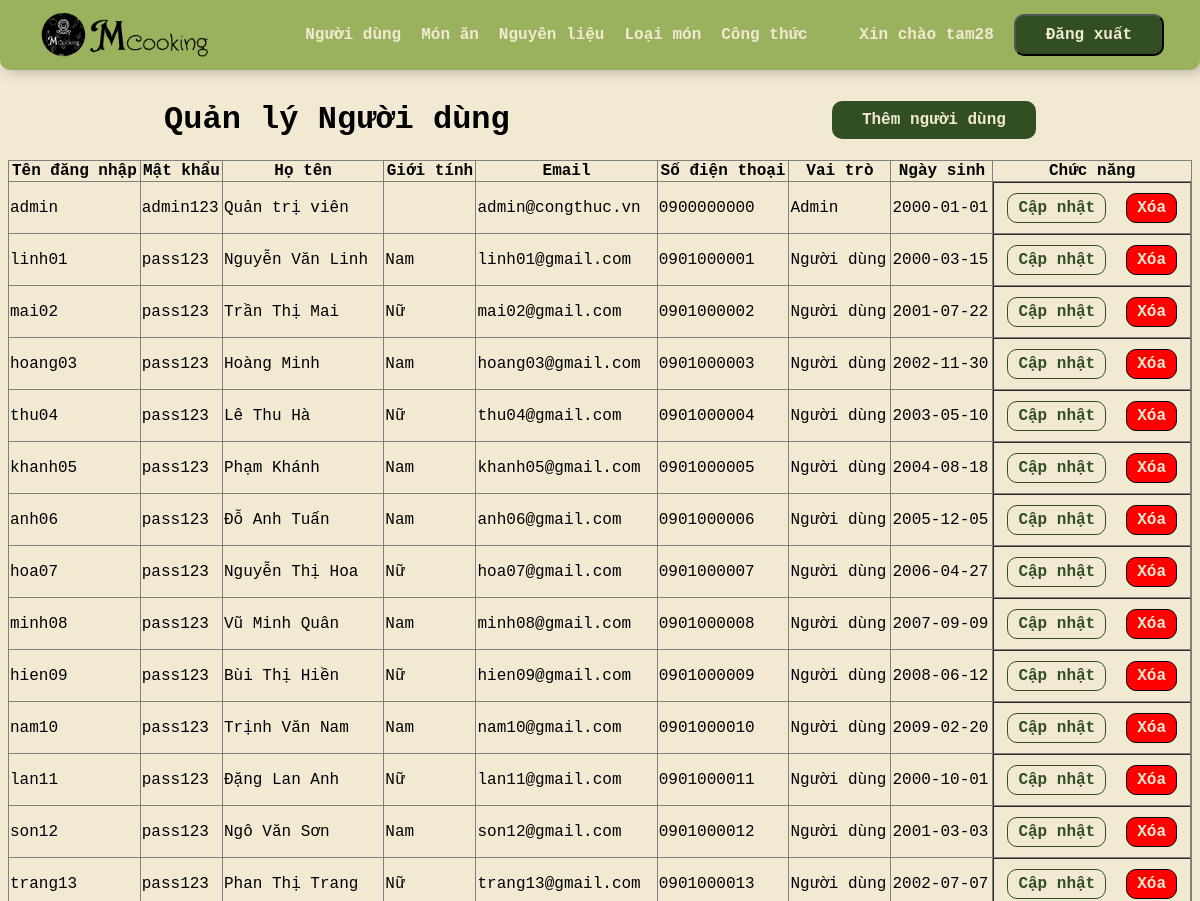
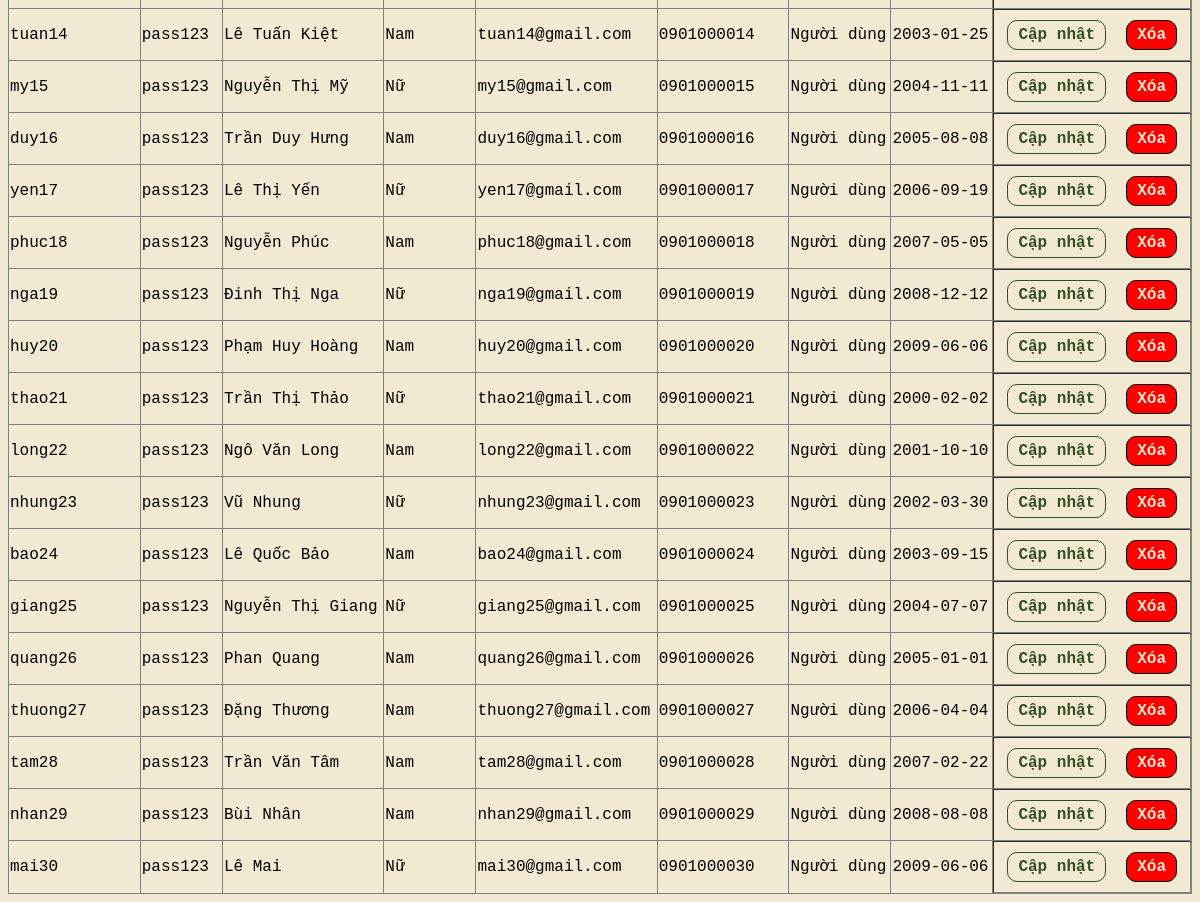
/gdadmin/admin.php?page=nguoidung (signed in), run on the app's committed database (2 pictures, top to bottom).
### tables this page shows
CREATE TABLE IF NOT EXISTS nguoi_dung(
	id INT PRIMARY KEY AUTO_INCREMENT,
	ten_dang_nhap VARCHAR(50) NOT NULL,
	mat_khau VARCHAR(50) NOT NULL,
	ho_ten VARCHAR(50),
    gioi_tinh VARCHAR(5),
	email VARCHAR(50),
	sdt VARCHAR(10),
	vai_tro_id INT,
	ngay_sinh DATE,
	FOREIGN KEY (vai_tro_id) REFERENCES vai_tro(id)
);

CREATE TABLE IF NOT EXISTS vai_tro(
	id INT PRIMARY KEY AUTO_INCREMENT,
	ten_vai_tro VARCHAR(20)
);

### gdadmin/nguoidung/nguoidung.php (the view, shortened to what this page needs)
<!DOCTYPE html>
<html lang="en">
<head>
    <link rel="stylesheet" href="cacbang.css">
</head>
<body>
    <div class="dau">
        <h1>Quản lý Người dùng</h1>
        <a href="admin.php?page=themnguoidung" class="nut">Thêm người dùng</a>
    </div>
    <table border=1>
        <tr>
            <th>Tên đăng nhập</th>
            <th>Mật khẩu</th>
            <th>Họ tên</th>
            <th>Giới tính</th>
            <th>Email</th>
            <th>Số điện thoại</th>
            <th>Vai trò</th>
            <th>Ngày sinh</th>
            <th>Chức năng</th>
        </tr>
        <?php
            include('../connect.php');
            $sql = "SELECT nd.*, vt.ten_vai_tro from nguoi_dung nd join vai_tro vt on nd.vai_tro_id = vt.id";
            $result = mysqli_query($conn,$sql);
            while($row = mysqli_fetch_array($result)){
        ?>
        <tr>
            <td><?php echo $row['ten_dang_nhap']?></td>
            <td><?php echo $row['mat_khau']?></td>
            <td><?php echo $row['ho_ten']?></td>
            <td><?php echo $row['gioi_tinh']?></td>
            <td><?php echo $row['email']?></td>
            <td><?php echo $row['sdt']?></td>
            <td><?php echo $row['ten_vai_tro']?></td>
            <td><?php echo $row['ngay_sinh']?></td>
            <td class="chucnang">
                <a href="admin.php?page=capnhatnguoidung&id=<?php echo $row['id']?>" class="nutcapnhat">Cập nhật</a>
                <a href="nguoidung/xoanguoidung.php?id=<?php echo $row['id']?>" class="nutxoa">Xóa</a>
            </td>
        </tr>
        <?php }?>
    </table>
</body>
</html>

### gdadmin/admin.css (style rules this page uses)
body { font-family: 'Courier New', Courier, monospace; background-color: #f1e9d2; font-size: 16px; }

### gdadmin/cacbang.css (style rules this page uses)
body { font-family: 'Courier New', Courier, monospace; font-size: 16px; display:flex; flex-direction: column; margin-top:10vh; }
a { text-decoration: none; }
.nut { color: #f1e9d2; background-color: #324f23; font-size: 16px; border-radius: 10px; padding:10px 30px; margin-left: 10px; }
.nutcapnhat { background-color: #f1e9d2; color:#324f23; border-radius: 10px; padding:5px 10px; border: 1px solid #324f23; margin:5px; }
.nutxoa { background-color: red; color: #f1e9d2; border: 1px solid black; border-radius: 10px; padding:5px 10px; margin:5px; }
.nut, .nutxoa, .nutcapnhat { font-weight: bold; }
table { width: 100%; border-collapse: collapse; }
.dau { display:flex; justify-content: space-around; align-items: center; }
.chucnang { display:flex; justify-content: center; align-items: center; gap:10px; padding:5px; }

### data on the page
nguoi_dung: ten_dang_nhap "admin", mat_khau "admin123", ho_ten "Quản trị viên", email "admin@congthuc.vn", sdt "0900000000", vai_tro.ten_vai_tro "Admin", ngay_sinh "2000-01-01"
nguoi_dung: ten_dang_nhap "linh01", mat_khau "pass123", ho_ten "Nguyễn Văn Linh", gioi_tinh "Nam", email "linh01@gmail.com", sdt "0901000001", vai_tro.ten_vai_tro "Người dùng", ngay_sinh "2000-03-15"
nguoi_dung: ten_dang_nhap "mai02", mat_khau "pass123", ho_ten "Trần Thị Mai", gioi_tinh "Nữ", email "mai02@gmail.com", sdt "0901000002", vai_tro.ten_vai_tro "Người dùng", ngay_sinh "2001-07-22"
nguoi_dung: ten_dang_nhap "hoang03", mat_khau "pass123", ho_ten "Hoàng Minh", gioi_tinh "Nam", email "hoang03@gmail.com", sdt "0901000003", vai_tro.ten_vai_tro "Người dùng", ngay_sinh "2002-11-30"
nguoi_dung: ten_dang_nhap "thu04", mat_khau "pass123", ho_ten "Lê Thu Hà", gioi_tinh "Nữ", email "thu04@gmail.com", sdt "0901000004", vai_tro.ten_vai_tro "Người dùng", ngay_sinh "2003-05-10"
nguoi_dung: ten_dang_nhap "khanh05", mat_khau "pass123", ho_ten "Phạm Khánh", gioi_tinh "Nam", email "khanh05@gmail.com", sdt "0901000005", vai_tro.ten_vai_tro "Người dùng", ngay_sinh "2004-08-18"
nguoi_dung: ten_dang_nhap "anh06", mat_khau "pass123", ho_ten "Đỗ Anh Tuấn", gioi_tinh "Nam", email "anh06@gmail.com", sdt "0901000006", vai_tro.ten_vai_tro "Người dùng", ngay_sinh "2005-12-05"
nguoi_dung: ten_dang_nhap "hoa07", mat_khau "pass123", ho_ten "Nguyễn Thị Hoa", gioi_tinh "Nữ", email "hoa07@gmail.com", sdt "0901000007", vai_tro.ten_vai_tro "Người dùng", ngay_sinh "2006-04-27"
nguoi_dung: ten_dang_nhap "minh08", mat_khau "pass123", ho_ten "Vũ Minh Quân", gioi_tinh "Nam", email "minh08@gmail.com", sdt "0901000008", vai_tro.ten_vai_tro "Người dùng", ngay_sinh "2007-09-09"
nguoi_dung: ten_dang_nhap "hien09", mat_khau "pass123", ho_ten "Bùi Thị Hiền", gioi_tinh "Nữ", email "hien09@gmail.com", sdt "0901000009", vai_tro.ten_vai_tro "Người dùng", ngay_sinh "2008-06-12"
nguoi_dung: ten_dang_nhap "nam10", mat_khau "pass123", ho_ten "Trịnh Văn Nam", gioi_tinh "Nam", email "nam10@gmail.com", sdt "0901000010", vai_tro.ten_vai_tro "Người dùng", ngay_sinh "2009-02-20"
nguoi_dung: ten_dang_nhap "lan11", mat_khau "pass123", ho_ten "Đặng Lan Anh", gioi_tinh "Nữ", email "lan11@gmail.com", sdt "0901000011", vai_tro.ten_vai_tro "Người dùng", ngay_sinh "2000-10-01"
nguoi_dung: ten_dang_nhap "son12", mat_khau "pass123", ho_ten "Ngô Văn Sơn", gioi_tinh "Nam", email "son12@gmail.com", sdt "0901000012", vai_tro.ten_vai_tro "Người dùng", ngay_sinh "2001-03-03"
nguoi_dung: ten_dang_nhap "trang13", mat_khau "pass123", ho_ten "Phan Thị Trang", gioi_tinh "Nữ", email "trang13@gmail.com", sdt "0901000013", vai_tro.ten_vai_tro "Người dùng", ngay_sinh "2002-07-07"
nguoi_dung: ten_dang_nhap "tuan14", mat_khau "pass123", ho_ten "Lê Tuấn Kiệt", gioi_tinh "Nam", email "tuan14@gmail.com", sdt "0901000014", vai_tro.ten_vai_tro "Người dùng", ngay_sinh "2003-01-25"
nguoi_dung: ten_dang_nhap "my15", mat_khau "pass123", ho_ten "Nguyễn Thị Mỹ", gioi_tinh "Nữ", email "my15@gmail.com", sdt "0901000015", vai_tro.ten_vai_tro "Người dùng", ngay_sinh "2004-11-11"
nguoi_dung: ten_dang_nhap "duy16", mat_khau "pass123", ho_ten "Trần Duy Hưng", gioi_tinh "Nam", email "duy16@gmail.com", sdt "0901000016", vai_tro.ten_vai_tro "Người dùng", ngay_sinh "2005-08-08"
nguoi_dung: ten_dang_nhap "yen17", mat_khau "pass123", ho_ten "Lê Thị Yến", gioi_tinh "Nữ", email "yen17@gmail.com", sdt "0901000017", vai_tro.ten_vai_tro "Người dùng", ngay_sinh "2006-09-19"
nguoi_dung: ten_dang_nhap "phuc18", mat_khau "pass123", ho_ten "Nguyễn Phúc", gioi_tinh "Nam", email "phuc18@gmail.com", sdt "0901000018", vai_tro.ten_vai_tro "Người dùng", ngay_sinh "2007-05-05"
nguoi_dung: ten_dang_nhap "nga19", mat_khau "pass123", ho_ten "Đinh Thị Nga", gioi_tinh "Nữ", email "nga19@gmail.com", sdt "0901000019", vai_tro.ten_vai_tro "Người dùng", ngay_sinh "2008-12-12"
nguoi_dung: ten_dang_nhap "huy20", mat_khau "pass123", ho_ten "Phạm Huy Hoàng", gioi_tinh "Nam", email "huy20@gmail.com", sdt "0901000020", vai_tro.ten_vai_tro "Người dùng", ngay_sinh "2009-06-06"
nguoi_dung: ten_dang_nhap "thao21", mat_khau "pass123", ho_ten "Trần Thị Thảo", gioi_tinh "Nữ", email "thao21@gmail.com", sdt "0901000021", vai_tro.ten_vai_tro "Người dùng", ngay_sinh "2000-02-02"
nguoi_dung: ten_dang_nhap "long22", mat_khau "pass123", ho_ten "Ngô Văn Long", gioi_tinh "Nam", email "long22@gmail.com", sdt "0901000022", vai_tro.ten_vai_tro "Người dùng", ngay_sinh "2001-10-10"
nguoi_dung: ten_dang_nhap "nhung23", mat_khau "pass123", ho_ten "Vũ Nhung", gioi_tinh "Nữ", email "nhung23@gmail.com", sdt "0901000023", vai_tro.ten_vai_tro "Người dùng", ngay_sinh "2002-03-30"
nguoi_dung: ten_dang_nhap "bao24", mat_khau "pass123", ho_ten "Lê Quốc Bảo", gioi_tinh "Nam", email "bao24@gmail.com", sdt "0901000024", vai_tro.ten_vai_tro "Người dùng", ngay_sinh "2003-09-15"
nguoi_dung: ten_dang_nhap "giang25", mat_khau "pass123", ho_ten "Nguyễn Thị Giang", gioi_tinh "Nữ", email "giang25@gmail.com", sdt "0901000025", vai_tro.ten_vai_tro "Người dùng", ngay_sinh "2004-07-07"
nguoi_dung: ten_dang_nhap "quang26", mat_khau "pass123", ho_ten "Phan Quang", gioi_tinh "Nam", email "quang26@gmail.com", sdt "0901000026", vai_tro.ten_vai_tro "Người dùng", ngay_sinh "2005-01-01"
nguoi_dung: ten_dang_nhap "thuong27", mat_khau "pass123", ho_ten "Đặng Thương", gioi_tinh "Nam", email "thuong27@gmail.com", sdt "0901000027", vai_tro.ten_vai_tro "Người dùng", ngay_sinh "2006-04-04"
nguoi_dung: ten_dang_nhap "tam28", mat_khau "pass123", ho_ten "Trần Văn Tâm", gioi_tinh "Nam", email "tam28@gmail.com", sdt "0901000028", vai_tro.ten_vai_tro "Người dùng", ngay_sinh "2007-02-22"
nguoi_dung: ten_dang_nhap "nhan29", mat_khau "pass123", ho_ten "Bùi Nhân", gioi_tinh "Nam", email "nhan29@gmail.com", sdt "0901000029", vai_tro.ten_vai_tro "Người dùng", ngay_sinh "2008-08-08"
nguoi_dung: ten_dang_nhap "mai30", mat_khau "pass123", ho_ten "Lê Mai", gioi_tinh "Nữ", email "mai30@gmail.com", sdt "0901000030", vai_tro.ten_vai_tro "Người dùng", ngay_sinh "2009-06-06"

### other printed values
$_SESSION['username'] "tam28"
